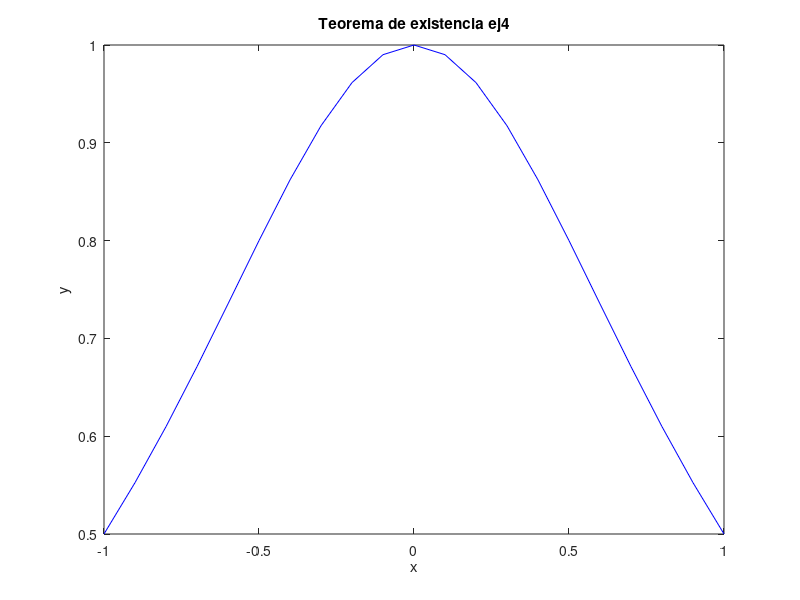

This chart was generated by the following MATLAB code:
% Octave Script
% Title			:Teorema de existencia ej4.
% Description		:Script para desarrrollar el ejericio4 de la actividad Teorema de existencia.
% Author		:Orlando Espinoza Valentin (Orlando-Esp) espinozaorlando978@gmail.com
% Date			:20210506
% sion		        :1
% Usage			:octave> /path/Teorema de existencia,Ej4_Teoremadeexistencia_OrlandoEspinoza_3202
% Notes			:Requiere aplicacion octave-online usar en consola preferentemente. 
%program execution page :https://octave-online.net

% Limpiar variables.
clear
% Dominio de la funcion.
x=-1:0.1:1;
% Valor de la funcion.
y=1./(1+x.^2);
% Genera la grafica 
plot(x,y,'b');
% Asigna un nombre a la grafica 
title("Teorema de existencia ej4");
% Etiqueta para x
xlabel("x");
% Etiqueta para y
ylabel("y");
